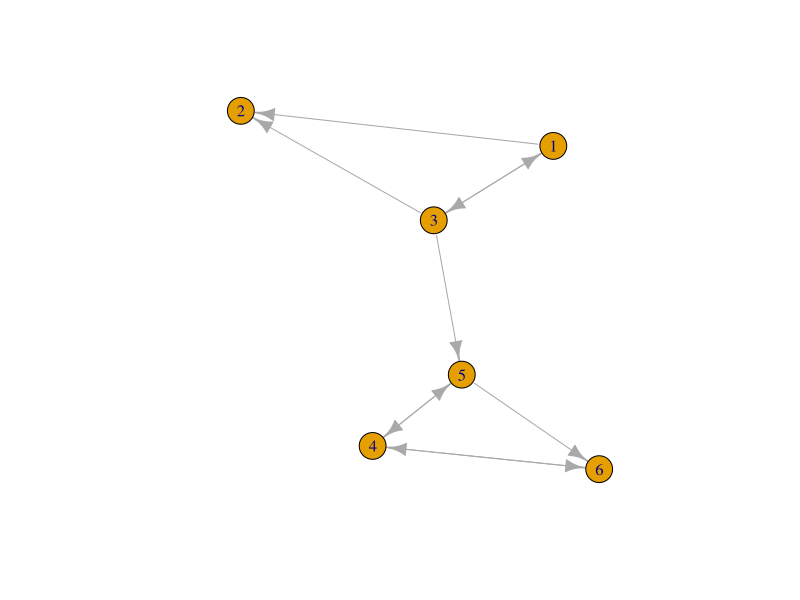

This chart was generated by the following R code:
## ---- chunk 1
knitr::opts_chunk$set(echo = TRUE, comment=NA, message=FALSE, warning=FALSE)
## ---- chunk 2
# rows of matrix
at1 <- c(0, 1/2, 1/2, 0, 0, 0)
at2 <- rep(0,6)
at3 <- c(1/3, 1/3, 0, 0, 1/3, 0)
at4 <- c(0, 0, 0, 0, 1/2, 1/2)
at5 <- c(0, 0, 0, 1/2, 0, 1/2)
at6 <- c(0, 0, 0, 1, 0, 0)

# matrix A formed from individual rows
A <- matrix(rbind(at1,at2,at3,at4,at5,at6),6,6)

# print A
formatC(A, format="f", digits=3)

## ---- chunk 3

# number of webpages in universe 
n <- nrow(A)

# A modified, a stochastic matrix with each row summing to 1
A_mod <- A + (apply(A,1,sum)!=1) * 1/n

# print A modified
formatC(A_mod, format="f", digits=3)
## ---- chunk 4
# set decay factor
d <- 0.85

# initialize matrix B  
B <- d*A_mod + (1-d)/n 

# print B
formatC(B, format="f", digits=3)
## ---- chunk 5

# install expm package, if not already installed.
# package allows us to take exponents of matrices
if (!require('expm')) {install.packages('expm');library(expm)}

# initial, uniform rank vector
r0 <- rep(1/6,6)


# show rank vector after 0, 10, 20, and 30 iterations
# rf = B^T * r0
for (i in seq(0,30, by=10)){
  print(paste0("rank vector at iteration ",i,":"))
  print((t(B) %^% i) %*% r0)
  print("-----------------------------")

}


## ---- chunk 6
# eigen-decomposition of matrix B^T
eigen(t(B))
## ---- chunk 7
# rf after 30 iterations
rf_pwrmthd <- t(B) %^% 30 %*% r0

# normalize rf_pwrmthd to unit vector 
rf_pwrmthd_unit <- rf_pwrmthd / sqrt(sum(rf_pwrmthd^2))

# eigenvector associated with lambda = 1, from eigen() function
rf_eigen1 <-  eigen(t(B))$vectors[,1]

# verify that this is equal to eigenvector calculation using eigen(), given small error tolerance
abs(rf_pwrmthd_unit - rf_eigen1) < 0.0001
## ---- chunk 8
# verify all positive entries in eigenvector
Re(rf_pwrmthd) > 0

# verify entries sum to 1
sum(rf_pwrmthd)

## ---- chunk 9
# install and/or load igraph package 
if (!require('igraph')) {install.packages('igraph');library(igraph)}

# plot original matrix A in igraph
A_graph <- graph_from_adjacency_matrix(A, weighted=TRUE)
plot(A_graph)

# calculate PageRank given original matrix A 
rf_igraph <- page.rank(graph_from_adjacency_matrix(A, weighted=TRUE))
rf_igraph$vector
## ---- chunk 10
# normalize pagerank vector
rf_igraph_unit <- rf_igraph$vector / sqrt(sum(rf_igraph$vector^2))  
rf_igraph_unit

# verify that rf_igraph_unit is equal to eigenvector calculation using eigen(), given small error tolerance
abs(rf_igraph_unit - rf_eigen1) < 0.0001

# verify that rf_igraph_unit is equal to eigenvector from power method with N=30, given small error tolerance
abs(rf_igraph_unit - rf_eigen1) < 0.0001
